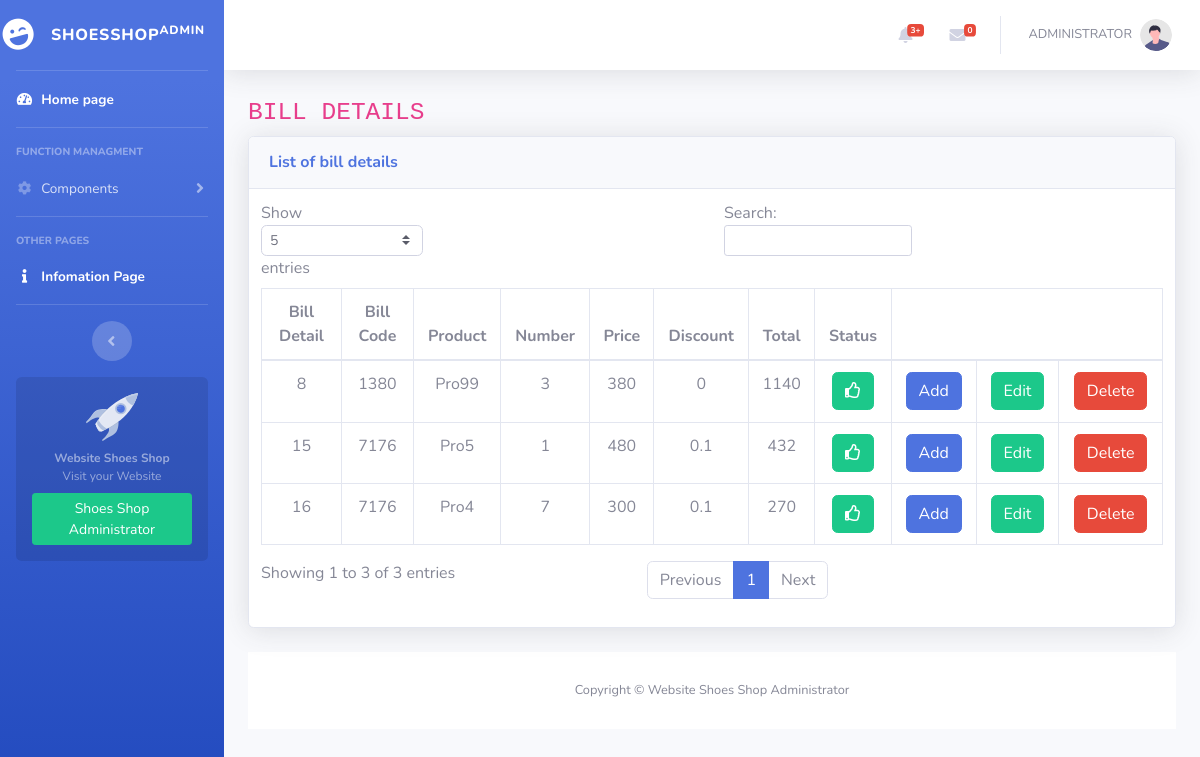
Screenshot of /billdetail.php (signed in) with the database file from the repository.
### tables this page shows
CREATE TABLE IF NOT EXISTS `bill_detail` (
  `id_billdetail` int(11) NOT NULL AUTO_INCREMENT,
  `bill_code` double NOT NULL,
  `id_product` varchar(100) NOT NULL,
  `number` int(11) NOT NULL,
  `price` double NOT NULL,
  `discount` float NOT NULL,
  `total` double NOT NULL,
  `status` int(11) NOT NULL,
  PRIMARY KEY (`id_billdetail`)
);

### billdetail.php (called while the page is built, shortened)
<?php
    $level ="";
    $isBillDetail = true;
    include $level."layout.php";
?>

### search__data.php (called while the page is built, shortened)
<?php
    $level = "";
?>

### index__data.php (called while the page is built, shortened)
<?php
    $level = "";
    include $level."DB/database.php";
    $SQL_str_listbill_detail= "SELECT * from bill_detail";
    $list__bill_detail= $connect->prepare($SQL_str_listbill_detail);
    $list__bill_detail-> execute();
    $list__bill_detail_rowsdata = $list__bill_detail ->fetchAll();

### component/billdetail--content.php (the view)
<div class="container-fluid">
<h1 class="h3 mb-2 text-gray-800"><code>BILL DETAILS</code></h1>
<div class="card shadow mb-4">
    <div class="card-header py-3">
        <h6 class="m-0 font-weight-bold text-primary">List of bill details</h6>
    </div>
    <div class="card-body">
        <div class="table-responsive">
            <table class="table table-bordered" id="dataTable" width="100%" cellspacing="0">
                <thead>
                    <tr>
                        <th>Bill Detail</th>
                        <th>Bill Code</th>
                        <th>Product</th>
                        <th>Number</th>
                        <th>Price</th>
                        <th>Discount</th>
                        <th>Total</th>
                        <th>Status</th>
                        <th style="border-right:none"></th>
                        <th style="border-left:none;border-right:none"></th>
                        <th style="border-left:none;"></th>
                    </tr>
                </thead>
                <tbody>
                    <?php foreach ($list__bill_detail_rowsdata as $arr__billdetail)
                    {
                    ?>
                        <tr>
                            <td><?php echo $level.$arr__billdetail["id_billdetail"]?></td>
                            <td><?php echo $level.$arr__billdetail["bill_code"]?></td>
                            <td><?php echo $level.$arr__billdetail["id_product"]?></td>
                            <td><?php echo $level.$arr__billdetail["number"]?></td>
                            <td><?php echo $level.$arr__billdetail["price"]?></td>
                            <td><?php echo $level.$arr__billdetail["discount"]?></td>
                            <td><?php echo $level.$arr__billdetail["total"]?></td>
                            <td><?php if($arr__billdetail['status'] == 1):?>
                                        <a href="setting__status.php?id_billdetail=<?php echo $arr__billdetail['id_billdetail']?>" class="btn btn-success"><i class="far fa-thumbs-up"></i></a>
                                <?php else: ?>
                                        <a href="setting__status.php?id_billdetail=<?php echo $arr__billdetail['id_billdetail']?>" class="btn btn-danger"><i class="far fa-thumbs-down"></i></a>
                                <?php endif ?>
                            </td>
                            <td><a href="<?php echo $level."insert__billdetail.php" ?>" class="btn btn-primary">Add</a></td>
                            <td><a href="edit__billdetail.php?id_billdetail=<?php echo $level.$arr__billdetail["id_billdetail"]?>" class="btn btn-success">Edit</a></td>
                            <td><a href="delete__data.php?id_billdetail=<?php echo $level.$arr__billdetail["id_billdetail"]?>" class="btn btn-danger">Delete</a></td>
                        </tr>
                    <?php } ?>
                </tbody>
            </table>
        </div>
    </div>
</div>

### component/head.php (shortened to what this page needs)
<!DOCTYPE html>
<html lang="en">
<head>
    <link href="vendor/fontawesome-free/css/all.min.css" rel="stylesheet" type="text/css">
    <link href="<?php echo $level.css__path."sb-admin-2.min.css" ?>" rel="stylesheet">
    <link href="<?php echo $level.css__path."sb-admin-2.css" ?>" rel="stylesheet">

### component/sidebar.php (shortened to what this page needs)
<?php
    $level ="";
    $admin_name=isset($_COOKIE["admin_name"])?$_COOKIE["admin_name"]:"";
?>
</head>
<body id="page-top">
    <div id="wrapper">
        <ul class="navbar-nav bg-gradient-primary sidebar sidebar-dark accordion" id="accordionSidebar">
            <a class="sidebar-brand d-flex align-items-center justify-content-center" href="index.php?<?php echo $admin_name ?>">
                <div class="sidebar-brand-icon rotate-n-15">
                    <i class="fas fa-laugh-wink"></i>
                </div>
                <div class="sidebar-brand-text mx-3">ShoesShop<sup>ADMIN</sup></div>
            </a>
            <hr class="sidebar-divider my-0">
            <li class="nav-item active">
                <a class="nav-link" href="index.php?<?php echo $admin_name?>">
                    <i class="fas fa-fw fa-tachometer-alt"></i>
                    <span>Home page</span></a>
            </li>
            <hr class="sidebar-divider">
            <div class="sidebar-heading">
                function managment
            </div>
            <li class="nav-item">
                <a class="nav-link collapsed" href="#" data-toggle="collapse" data-target="#collapseTwo"
                    aria-expanded="true" aria-controls="collapseTwo">
                    <i class="fas fa-fw fa-cog"></i>
                    <span>Components</span>
                </a>
            </li>
            <hr class="sidebar-divider">
            <div class="sidebar-heading">
                Other Pages
            </div>
            <li class="nav-item active">
                <a class="nav-link collapsed"  href="<?php echo $level."Infopage.php" ?>">
                    <i class="fas fa-fw fa-info"></i>
                    <span>Infomation Page</span></a>
            </li>
            <hr class="sidebar-divider d-none d-md-block">
            <div class="text-center d-none d-md-inline">
                <button class="rounded-circle border-0" id="sidebarToggle"></button>
            </div>
            <div class="sidebar-card d-none d-lg-flex">
                <img class="sidebar-card-illustration mb-2" src="img/undraw_rocket.svg" alt="...">
                <p class="text-center mb-2"><strong>Website Shoes Shop</strong> </br>Visit your Website</p>
                <a class="btn btn-success btn-sm" href="http://localhost/Website%20Shoes%20Shop/index.php">Shoes Shop Administrator</a>
            </div>
        </ul>

### component/wrapper__topbar.php (shortened to what this page needs)
<?php
    $admin_name = isset($_COOKIE["admin_name"])?$_COOKIE["admin_name"]:"Administrator";
?>
<?php
    $level = "";
    include $level."index__data.php";
    include $level."search__data.php";
    $sql__totalfeedback = $connect ->query("select count(id_feedback) from feedback where status = '0'")->fetchColumn();
?>
<div id="content-wrapper" class="d-flex flex-column">
    <div id="content">
        <nav class="navbar navbar-expand navbar-light bg-white topbar mb-4 static-top shadow">
            <ul class="navbar-nav ml-auto">
                <li class="nav-item dropdown no-arrow mx-1">
                    <a class="nav-link dropdown-toggle" href="#" id="alertsDropdown" role="button"
                        data-toggle="dropdown" aria-haspopup="true" aria-expanded="false">
                        <i class="fas fa-bell fa-fw"></i>
                        <span class="badge badge-danger badge-counter">3+</span>
                    </a>
                </li>
                <li class="nav-item dropdown no-arrow mx-1">
                    <a class="nav-link dropdown-toggle" href="#" id="messagesDropdown" role="button"
                        data-toggle="dropdown" aria-haspopup="true" aria-expanded="false">
                        <i class="fas fa-envelope fa-fw"></i>
                        <span class="badge badge-danger badge-counter">
                            <?php
                                echo $sql__totalfeedback;
                            ?>
                        </span>
                    </a>
                </li>
                <li class="nav-item dropdown no-arrow">
                    <a class="nav-link dropdown-toggle" href="#" id="userDropdown" role="button"
                        data-toggle="dropdown" aria-haspopup="true" aria-expanded="false">
                        <span class="mr-2 d-none d-lg-inline text-gray-600 small">
                            <?php
                                    echo strtoupper($admin_name);
                            ?>
                        </span>
                        <img class="img-profile rounded-circle" src="<?php echo $level.img__path."undraw_profile.svg"?>">
                    </a>
                </li>
            </ul>
        </nav>

### layout.php (shortened to what this page needs)
<?php
    include $level.com__path."head.php";
    include $level.com__path.'sidebar.php';
    include $level.com__path.'wrapper__topbar.php';
    if($isBillDetail== true)
    {
        include $level.com__path.'billdetail--content.php';
    }
    include $level.foo__path.'footer.php';
?>

### footer/footer.php (shortened to what this page needs)
<footer class="sticky-footer bg-white">
                <div class="container my-auto">
                    <div class="copyright text-center my-auto">
                        <span>Copyright &copy; Website Shoes Shop Administrator</span>
                    </div>
                </div>
            </footer>
        </div>
    </div>
</body>
</html>

### rows the page displays
bill_detail: id_billdetail "8", bill_code "1380", id_product "Pro99", number "3", price "380", discount "0", total "1140"
bill_detail: id_billdetail "16", bill_code "7176", id_product "Pro4", number "7", price "300", discount "0.1", total "270"
bill_detail: id_billdetail "15", bill_code "7176", id_product "Pro5", number "1", price "480", discount "0.1", total "432"

### other values shown
$sql__totalfeedback "0"
$admin_name "ADMINISTRATOR"
